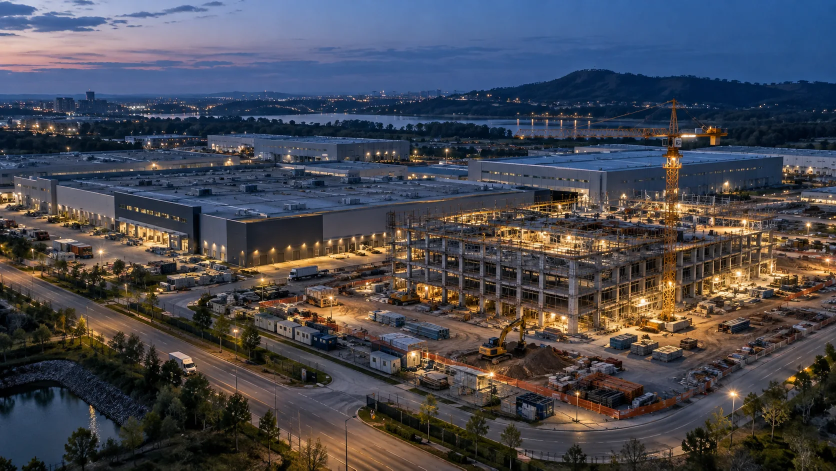
#> input picture website/dist/assets/construction.webp, 1672 x 941 px, given in place of f005.jpg, which was not available (shown at 1/2 size)
$ python list_cars_left.py ../../../website/dist/assets 5 5
#> lines starting #> are read from the running program, lines starting #| are printed output that depends on the picture; after the words box and inside, x2 and y2 are one past the last pixel; in counts of white or black regions, pixels touching at a corner belong together; pictures that were not available may be replaced by others from this repository, and a replacement may not be noted
"""List all white-ish vehicle blobs in the right carriageway per frame."""
import sys, os
import numpy as np
from PIL import Image

W, H = 1216, 672
src, first, last = sys.argv[1], int(sys.argv[2]), int(sys.argv[3])


def mask_of(n):
#> called with n = 5
    a = np.asarray(Image.open(os.path.join(src, "f%03d.jpg" % n)).convert("RGB"))
#> a is the input picture: shape (941, 1672, 3); mean R, G, B 71.1, 72.2, 80.6
    r, g, b = a[:, :, 0].astype(int), a[:, :, 1].astype(int), a[:, :, 2].astype(int)
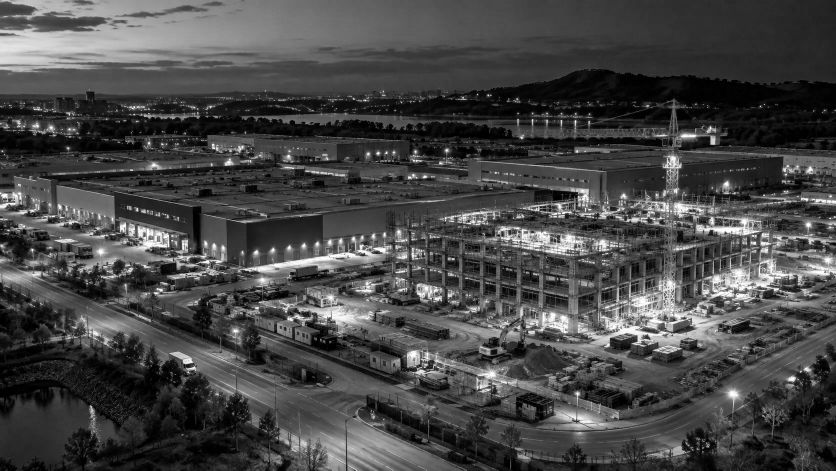
#> r: shape (941, 1672) int64 (shown at 1/2 size); min 0, max 255, mean 71.1
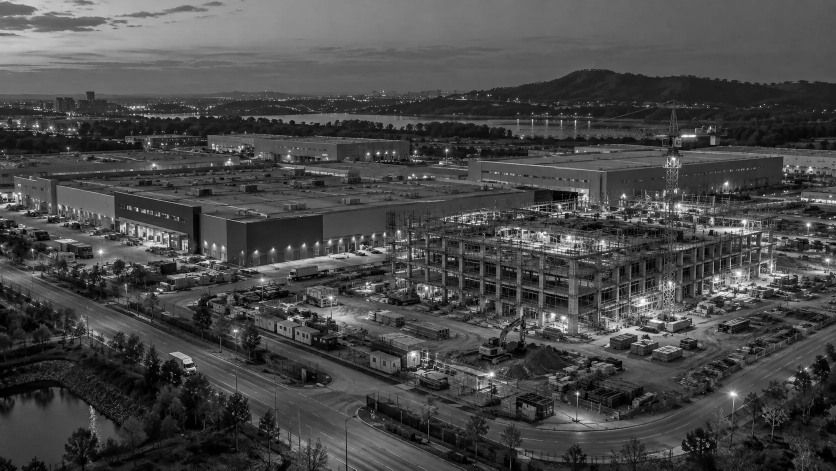
#> g: shape (941, 1672) int64 (shown at 1/2 size); min 0, max 255, mean 72.2
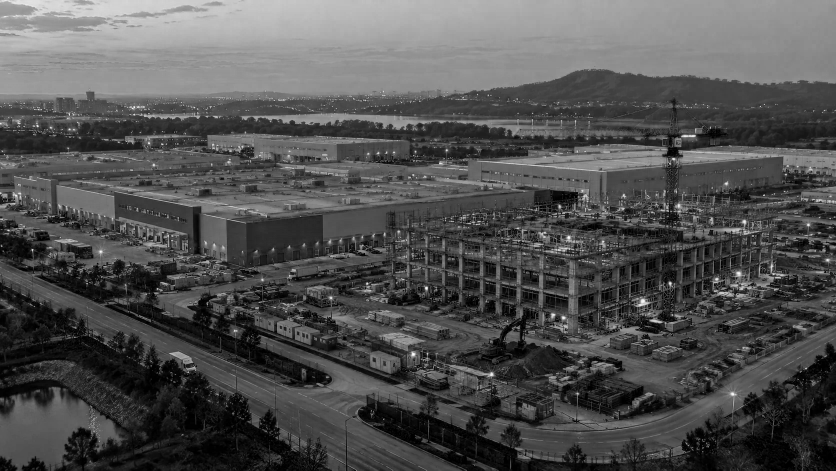
#> b: shape (941, 1672) int64 (shown at 1/2 size); min 0, max 255, mean 80.6
    lum = (r * 299 + g * 587 + b * 114) // 1000
    sat = np.maximum(np.maximum(r, g), b) - np.minimum(np.minimum(r, g), b)
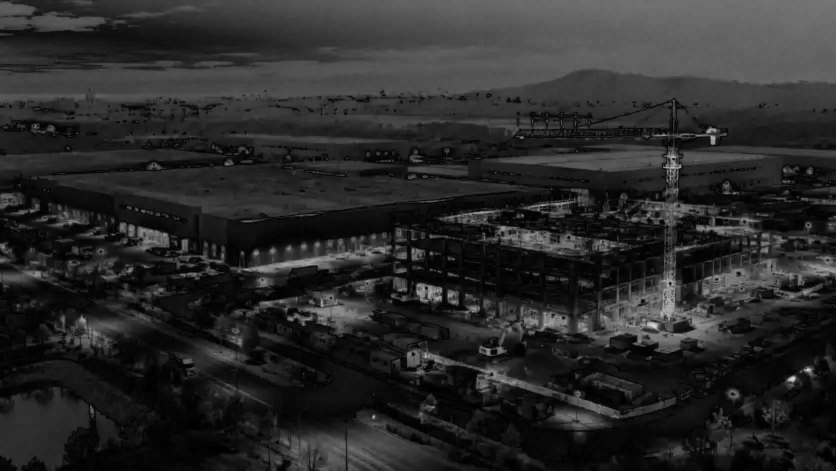
#> sat: shape (941, 1672) int64 (shown at 1/2 size); min 0, max 229, mean 41.3
    m = (lum >= 150) & (sat <= 45)
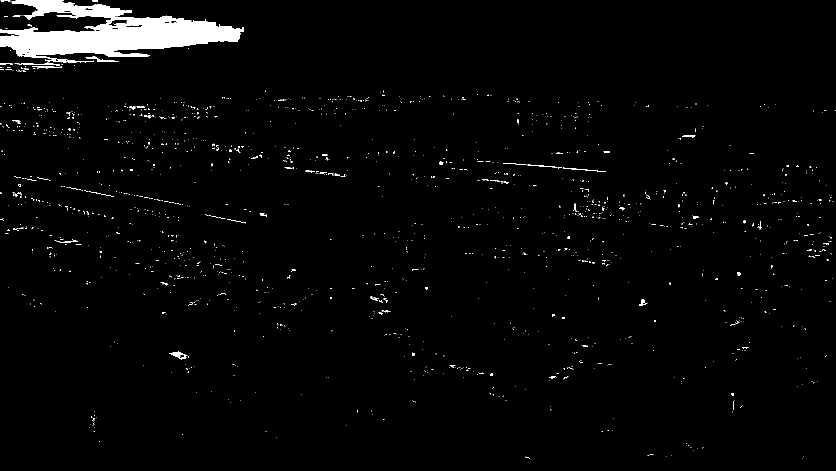
#> m: shape (941, 1672) bool (shown at 1/2 size); 2.3% white; 1588 white regions (1528 under 20 px), largest, box (x1, y1, x2, y2) and area: (0, 0, 488, 125) 28987, (339, 703, 375, 719) 247, (171, 112, 237, 124) 225
    m[:200, :] = False
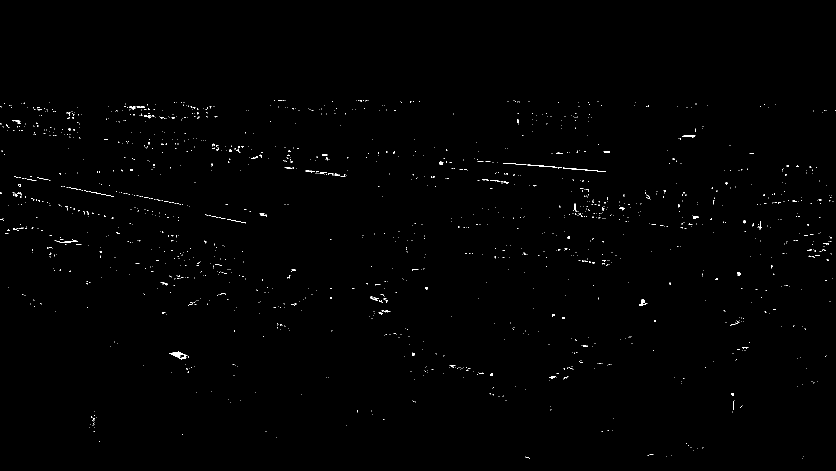
#> m: shape (941, 1672) bool (shown at 1/2 size); 0.43% white in thin lines or dots, all inside (x1, y1, x2, y2) = (0, 200, 1672, 918)
    return m


def ccs(mask, minpx):
    h, w = mask.shape
    seen = np.zeros((h, w), bool)
    res = []
    for sy, sx in np.argwhere(mask):
        if seen[sy, sx]:
            continue
        stack = [(sy, sx)]
        seen[sy, sx] = True
        pix = []
        while stack:
            y, x = stack.pop()
            pix.append((y, x))
            for dy, dx in ((1, 0), (-1, 0), (0, 1), (0, -1)):
                ny, nx = y + dy, x + dx
                if 0 <= ny < h and 0 <= nx < w and mask[ny, nx] and not seen[ny, nx]:
                    seen[ny, nx] = True
                    stack.append((ny, nx))
        if len(pix) >= minpx:
            ys = [p[0] for p in pix]
            xs = [p[1] for p in pix]
            res.append((min(xs), min(ys), max(xs), max(ys), len(pix)))
    return sorted(res, key=lambda r: -r[4])


for n in range(first, last + 1):
    m = mask_of(n)
    # left carriageway
    mm = np.zeros_like(m)
    mm[:, 0:600] = m[:, 0:600]
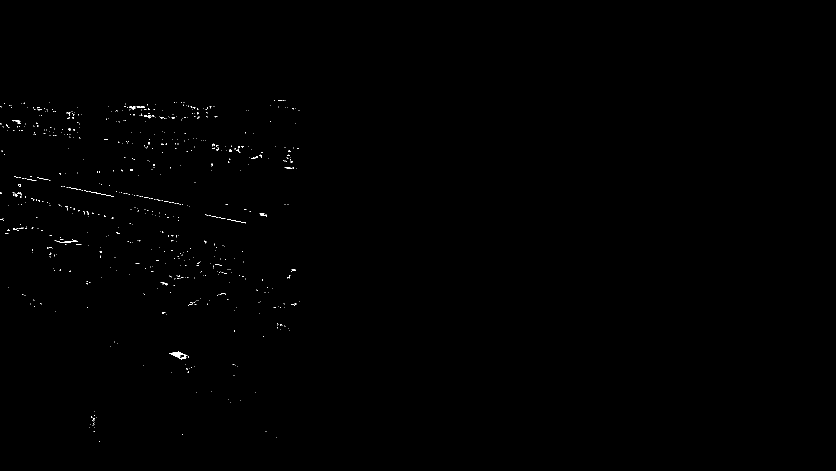
#> mm: shape (941, 1672) bool (shown at 1/2 size); 0.19% white in thin lines or dots, all inside (x1, y1, x2, y2) = (0, 200, 600, 883)
    t = (n - 1) * 0.25
    parts = []
    for x0, y0, x1, y1, c in ccs(mm, 200):
#> in ccs, `h, w = mask.shape`: h = 941; w = 1672
        parts.append("(%d,%d,%d,%d,w%d,a%d)" % (x0, y0, x1, y1, x1 - x0, c))
#> this loop made 1 pass
#> after the loop, parts = ['(339,703,374,718,w35,a247)']
    print("t=%.2f  " % t + "  ".join(parts))
#| t=1.00  (339,703,374,718,w35,a247)

$ run again, on website/dist/assets/waterfront.webp
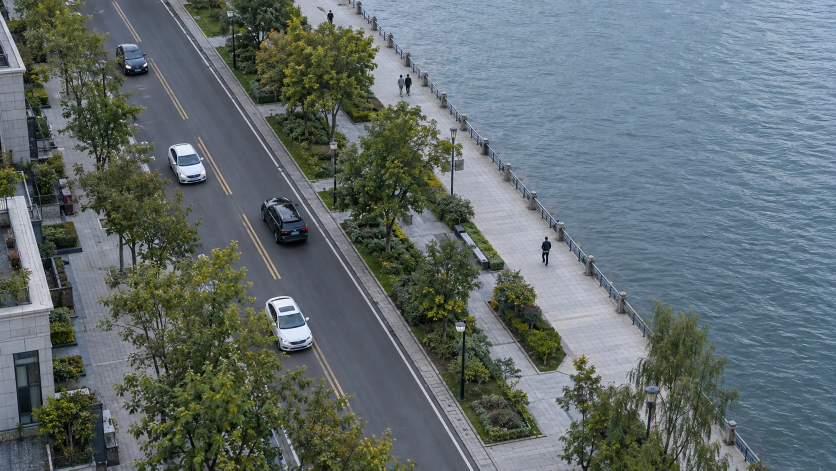
#> input picture website/dist/assets/waterfront.webp, 1672 x 941 px, given in place of f005.jpg, which was not available (shown at 1/2 size)
#> in mask_of, a is the input picture: shape (941, 1672, 3); mean R, G, B 97.4, 108.8, 110.2
#> in mask_of, `m[:200, :] = False`:
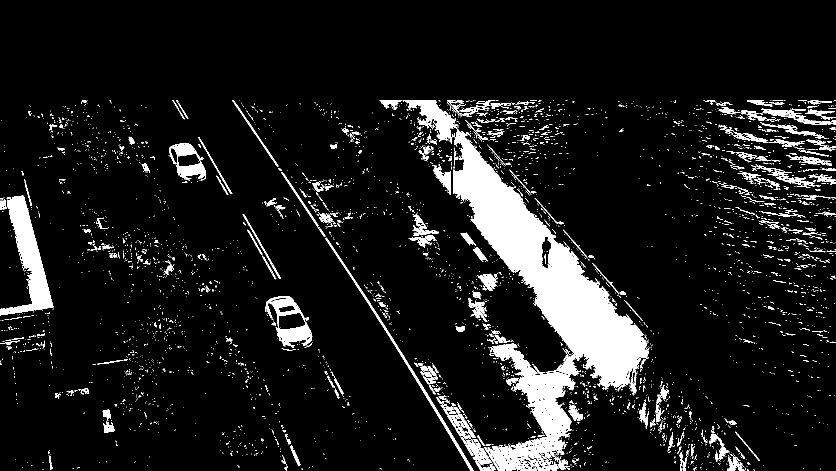
#> m: shape (941, 1672) bool (shown at 1/2 size); 9.3% white; 4336 white regions (3959 under 20 px), largest, box (x1, y1, x2, y2) and area: (906, 258, 1298, 787) 58911, (968, 687, 1151, 941) 16348, (0, 391, 107, 631) 9137
#> `mm[:, 0:600] = m[:, 0:600]`:
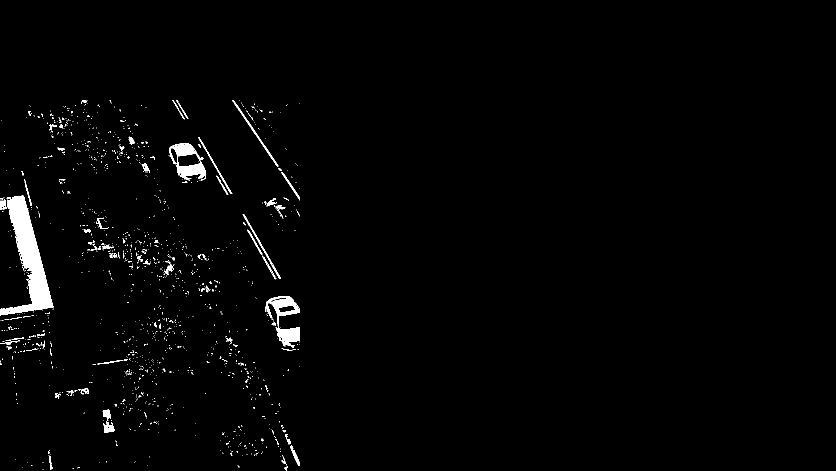
#> mm: shape (941, 1672) bool (shown at 1/2 size); 1.5% white; 1337 white regions (1259 under 20 px), largest, box (x1, y1, x2, y2) and area: (0, 391, 107, 631) 9137, (530, 592, 600, 695) 2797, (337, 287, 412, 361) 2348
#> h = 941; w = 1672
#> the loop `for x0, y0, x1, y1, c in ccs(mm, 200):` made 10 passes
#> (x0, y0, x1, y1, c) on passes 1 to 8: (0, 391, 106, 630, 9124), (530, 592, 599, 694, 2743), (338, 287, 411, 360, 2325), (464, 200, 556, 332, 528), (396, 274, 464, 387, 369), (207, 844, 229, 865, 296), (563, 344, 599, 400, 234), (580, 890, 599, 931, 226)
#> after the loop `for x0, y0, x1, y1, c in ccs(mm, 200):`: parts = 10 items, first 6: '(0,391,106,630,w106,a9124)', '(530,592,599,694,w69,a2743)', '(338,287,411,360,w73,a2325)', '(464,200,556,332,w92,a528)', '(396,274,464,387,w68,a369)', '(207,844,229,865,w22,a296)'
#> (printed output is left out)
